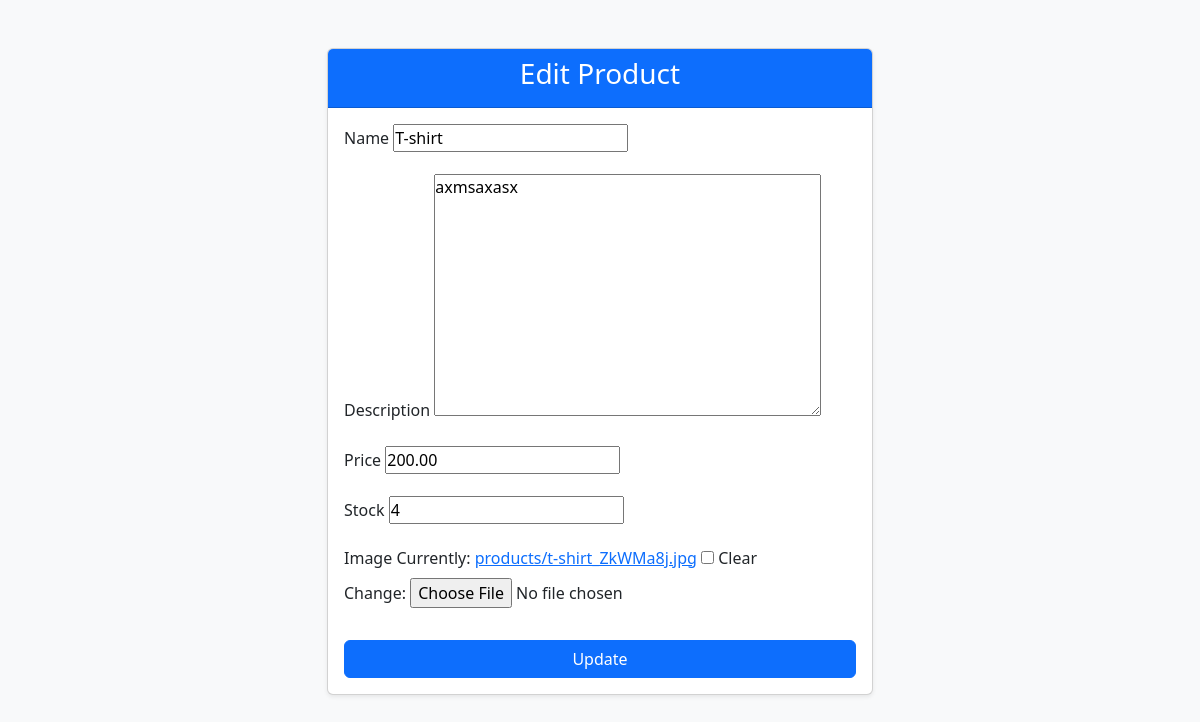
The page /shop/product/9/edit/ on the database its author committed.
### shop/models.py (models this page shows, shortened)
class Product(models.Model):
   name=models.CharField(max_length=100)
   description=models.TextField()
   price=models.DecimalField(max_digits=10, decimal_places=2)
   stock=models.IntegerField()
   image=models.ImageField(upload_to='products/', null=True, blank=True)
   created_at=models.DateTimeField(auto_now_add=True)

### shop/views.py (the view, shortened to what this page needs)
# urls.py: path('product/<int:pk>/edit/',Product_UpdateView.as_view(),name="product_edit"),
class Product_UpdateView(UpdateView,UserPassesTestMixin):
    model = Product
    template_name = "shop/product_form.html"
    fields = ["name", "description", "price", "stock", "image"]
    success_url = reverse_lazy("home")

### shop/templates/shop/product_form.html (shortened to what this page needs)
{% load static %}
<!DOCTYPE html>
<html lang="en">
<head>
    <link rel="stylesheet" href="{% static 'CSS/style_one.css' %}">
    <link href="https://cdn.jsdelivr.net/npm/bootstrap@5.3.8/dist/css/bootstrap.min.css" rel="stylesheet">
</head>
<body class="bg-light">
  <div class="container">
    <div class="row justify-content-center mt-5">
      <div class="col-md-6">
        <div class="card shadow-sm">
          <div class="card-header text-center bg-primary text-white">
            <h3>{% if form.instance.pk %}Edit Product{% else %}Add Product{% endif %}</h3>
          </div>
          <div class="card-body">
            <form method="post" enctype="multipart/form-data">
              {% for field in form %}
                <div class="mb-3">
                  <label class="form-label">{{ field.label }}</label>
                  {{ field }}
                </div>
              {% endfor %}
              <button type="submit" class="btn btn-primary w-100 mt-3">
                {% if form.instance.pk %}Update{% else %}Add{% endif %}
              </button>
            </form>
          </div>
        </div>
      </div>
    </div>
  </div>
</body>
</html>

### shop/static/CSS/style_one.css (style rules this page uses)
* { margin: 0; padding: 0; box-sizing: border-box; }

### rows shown on the page
Product: form "T-shirt" "axmsaxasx" "200.00" "4"

### other values the page prints
{{ field.label }} "Name" "Description" "Price" "Stock" "Image"
